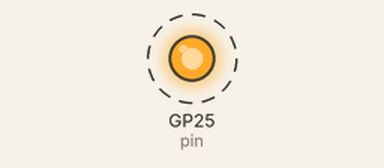
Bench run of a program on a simulated Raspberry Pi Pico running MicroPython. Parts: output pins drawn as LEDs (lit = HIGH). Dashed ring = blinking. What the program prints to the serial console is not drawn.

Above: at 0.2 s.
Timing chart, 0 to 3.0 s (numbered marks = the images above):
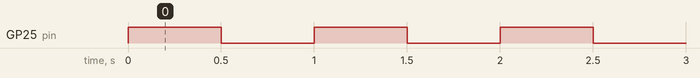

The program:

led_blink.py
```python
from machine import Pin
from utime import sleep

pin = Pin("LED", Pin.OUT)

print("LED starts flashing...")
while True:
    try:
        pin.toggle()
        sleep(.5)
    except KeyboardInterrupt:
        break

pin.off()
print("Finished.")
```

Measured:
- by itself, GP25 (pin): alternates HIGH for 0.50 s and LOW for 0.50 s
